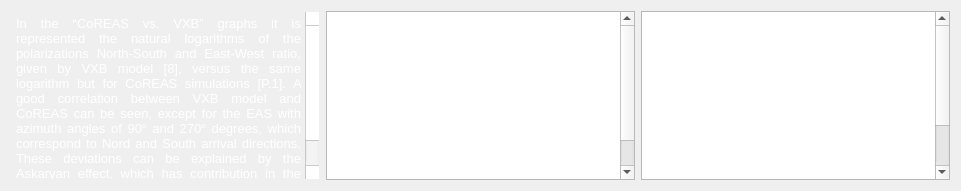
      <widget class="QWidget" name="layoutWidget_3">
       <property name="geometry">
        <rect>
         <x>240</x>
         <y>100</y>
         <width>961</width>
         <height>191</height>
        </rect>
       </property>
       <layout class="QHBoxLayout" name="horizontalLayout_4">
        <item>
         <widget class="QTextEdit" name="textEdit">
          <property name="palette">
           <palette>
            <active>
             <colorrole role="WindowText">
              <brush brushstyle="SolidPattern">
               <color alpha="255">
                <red>255</red>
                <green>255</green>
                <blue>255</blue>
               </color>
              </brush>
             </colorrole>
             <colorrole role="Button">
              <brush brushstyle="SolidPattern">
               <color alpha="0">
                <red>255</red>
                <green>255</green>
                <blue>255</blue>
               </color>
              </brush>
             </colorrole>
             <colorrole role="Base">
              <brush brushstyle="NoBrush">
               <color alpha="255">
                <red>0</red>
                <green>0</green>
                <blue>0</blue>
               </color>
              </brush>
             </colorrole>
             <colorrole role="Window">
              <brush brushstyle="SolidPattern">
               <color alpha="0">
                <red>255</red>
                <green>255</green>
                <blue>255</blue>
               </color>
              </brush>
             </colorrole>
            </active>
            <inactive>
             <colorrole role="WindowText">
              <brush brushstyle="SolidPattern">
               <color alpha="255">
                <red>255</red>
                <green>255</green>
                <blue>255</blue>
               </color>
              </brush>
             </colorrole>
             <colorrole role="Button">
              <brush brushstyle="SolidPattern">
               <color alpha="0">
                <red>255</red>
                <green>255</green>
                <blue>255</blue>
               </color>
              </brush>
             </colorrole>
             <colorrole role="Base">
              <brush brushstyle="NoBrush">
               <color alpha="255">
                <red>0</red>
                <green>0</green>
                <blue>0</blue>
               </color>
              </brush>
             </colorrole>
             <colorrole role="Window">
              <brush brushstyle="SolidPattern">
               <color alpha="0">
                <red>255</red>
                <green>255</green>
                <blue>255</blue>
               </color>
              </brush>
             </colorrole>
            </inactive>
            <disabled>
             <colorrole role="WindowText">
              <brush brushstyle="SolidPattern">
               <color alpha="255">
                <red>120</red>
                <green>120</green>
                <blue>120</blue>
               </color>
              </brush>
             </colorrole>
             <colorrole role="Button">
              <brush brushstyle="SolidPattern">
               <color alpha="0">
                <red>255</red>
                <green>255</green>
                <blue>255</blue>
               </color>
              </brush>
             </colorrole>
             <colorrole role="Base">
              <brush brushstyle="NoBrush">
               <color alpha="255">
                <red>0</red>
                <green>0</green>
                <blue>0</blue>
               </color>
              </brush>
             </colorrole>
             <colorrole role="Window">
              <brush brushstyle="SolidPattern">
               <color alpha="0">
                <red>255</red>
                <green>255</green>
                <blue>255</blue>
               </color>
              </brush>
             </colorrole>
            </disabled>
           </palette>
          </property>
          <property name="html">
           <string>&lt;!DOCTYPE HTML PUBLIC &quot;-//W3C//DTD HTML 4.0//EN&quot; &quot;http://www.w3.org/TR/REC-html40/strict.dtd&quot;&gt;
&lt;html&gt;&lt;head&gt;&lt;meta name=&quot;qrichtext&quot; content=&quot;1&quot; /&gt;&lt;style type=&quot;text/css&quot;&gt;
p, li { white-space: pre-wrap; }
&lt;/style&gt;&lt;/head&gt;&lt;body style=&quot; font-family:'MS Shell Dlg 2'; font-size:7.8pt; font-weight:400; font-style:normal;&quot;&gt;
&lt;p align=&quot;justify&quot; style=&quot; margin-top:0px; margin-bottom:0px; margin-left:0px; margin-right:0px; -qt-block-indent:0; text-indent:0px;&quot;&gt;&lt;span style=&quot; font-size:10pt; color:#ffffff;&quot;&gt;In the “CoREAS vs. VXB” graphs it is represented the natural logarithms of the polarizations North-South and East-West ratio, given by VXB model [8], versus the same logarithm but for CoREAS simulations [P.1]. A good correlation between VXB model and CoREAS can be seen, except for the EAS with azimuth angles of 90&lt;/span&gt;&lt;span style=&quot; font-size:10pt; color:#ffffff; vertical-align:super;&quot;&gt;o&lt;/span&gt;&lt;span style=&quot; font-size:10pt; color:#ffffff;&quot;&gt; and 270&lt;/span&gt;&lt;span style=&quot; font-size:10pt; color:#ffffff; vertical-align:super;&quot;&gt;o&lt;/span&gt;&lt;span style=&quot; font-size:10pt; color:#ffffff;&quot;&gt; degrees, which correspond to Nord and South arrival directions. These deviations can be explained by the Askaryan effect, which has contribution in the radio emission of EAS simulated with CoREAS only.&lt;/span&gt;&lt;/p&gt;&lt;/body&gt;&lt;/html&gt;</string>
          </property>
          <property name="textInteractionFlags">
           <set>Qt::NoTextInteraction</set>
          </property>
         </widget>
        </item>
        <item>
         <widget class="QTextEdit" name="textEdit_2">
          <property name="html">
           <string>&lt;!DOCTYPE HTML PUBLIC &quot;-//W3C//DTD HTML 4.0//EN&quot; &quot;http://www.w3.org/TR/REC-html40/strict.dtd&quot;&gt;
&lt;html&gt;&lt;head&gt;&lt;meta name=&quot;qrichtext&quot; content=&quot;1&quot; /&gt;&lt;style type=&quot;text/css&quot;&gt;
p, li { white-space: pre-wrap; }
&lt;/style&gt;&lt;/head&gt;&lt;body style=&quot; font-family:'MS Shell Dlg 2'; font-size:7.8pt; font-weight:400; font-style:normal;&quot;&gt;
&lt;p align=&quot;justify&quot; style=&quot; margin-top:12px; margin-bottom:12px; margin-left:0px; margin-right:0px; -qt-block-indent:0; text-indent:0px;&quot;&gt;&lt;span style=&quot; font-size:10pt; color:#ffffff;&quot;&gt;The “CoREAS/VXB” graphs are another comparison between the VXB model and CoREAS simulations. Again it can be observed a good correlation between the two, which is more obvious at higher zenith angles, with the exception of the same azimuth angles of 90&lt;/span&gt;&lt;span style=&quot; font-size:10pt; color:#ffffff; vertical-align:super;&quot;&gt;o&lt;/span&gt;&lt;span style=&quot; font-size:10pt; color:#ffffff;&quot;&gt; and 270&lt;/span&gt;&lt;span style=&quot; font-size:10pt; color:#ffffff; vertical-align:super;&quot;&gt;o&lt;/span&gt;&lt;span style=&quot; font-size:10pt; color:#ffffff;&quot;&gt; which correspond to the deviated points. From these examples one can conclude that geomagnetic effect has a dominant contribution to the radio emission of EAS at high zenith angles, and it is overcame by the Askaryan effect mainly when the arrival direction of the showers is on the N-S axis. &lt;/span&gt;&lt;/p&gt;&lt;/body&gt;&lt;/html&gt;</string>
          </property>
          <property name="textInteractionFlags">
           <set>Qt::NoTextInteraction</set>
          </property>
         </widget>
        </item>
        <item>
         <widget class="QTextEdit" name="textEdit_3">
          <property name="html">
           <string>&lt;!DOCTYPE HTML PUBLIC &quot;-//W3C//DTD HTML 4.0//EN&quot; &quot;http://www.w3.org/TR/REC-html40/strict.dtd&quot;&gt;
&lt;html&gt;&lt;head&gt;&lt;meta name=&quot;qrichtext&quot; content=&quot;1&quot; /&gt;&lt;style type=&quot;text/css&quot;&gt;
p, li { white-space: pre-wrap; }
&lt;/style&gt;&lt;/head&gt;&lt;body style=&quot; font-family:'MS Shell Dlg 2'; font-size:7.8pt; font-weight:400; font-style:normal;&quot;&gt;
&lt;p align=&quot;justify&quot; style=&quot; margin-top:12px; margin-bottom:12px; margin-left:0px; margin-right:0px; -qt-block-indent:0; text-indent:0px;&quot;&gt;&lt;span style=&quot; font-family:'MS Shell Dlg 2,sans-serif'; font-size:10pt; color:#ffffff;&quot;&gt;In these graphs one can observe the average percentage contribution of each polarization component reported to the full magnitude of the signal [13] recorded in all antennas for eight different events; this representation is done for both model and simulations, as function of azimuth and different zenith angles (zenith = 10 - 70). It can be noticed that there is a good correlation between the v x B model and CoREAS simulations, moreover for higher zenith angles. The error bars represents the deviations degree of the signal registered in each polarization channel of an antenna reported to the full magnitude of the signal recorded in all antennas per event. &lt;/span&gt;&lt;/p&gt;&lt;/body&gt;&lt;/html&gt;</string>
          </property>
          <property name="textInteractionFlags">
           <set>Qt::NoTextInteraction</set>
          </property>
         </widget>
        </item>
       </layout>
      </widget>
